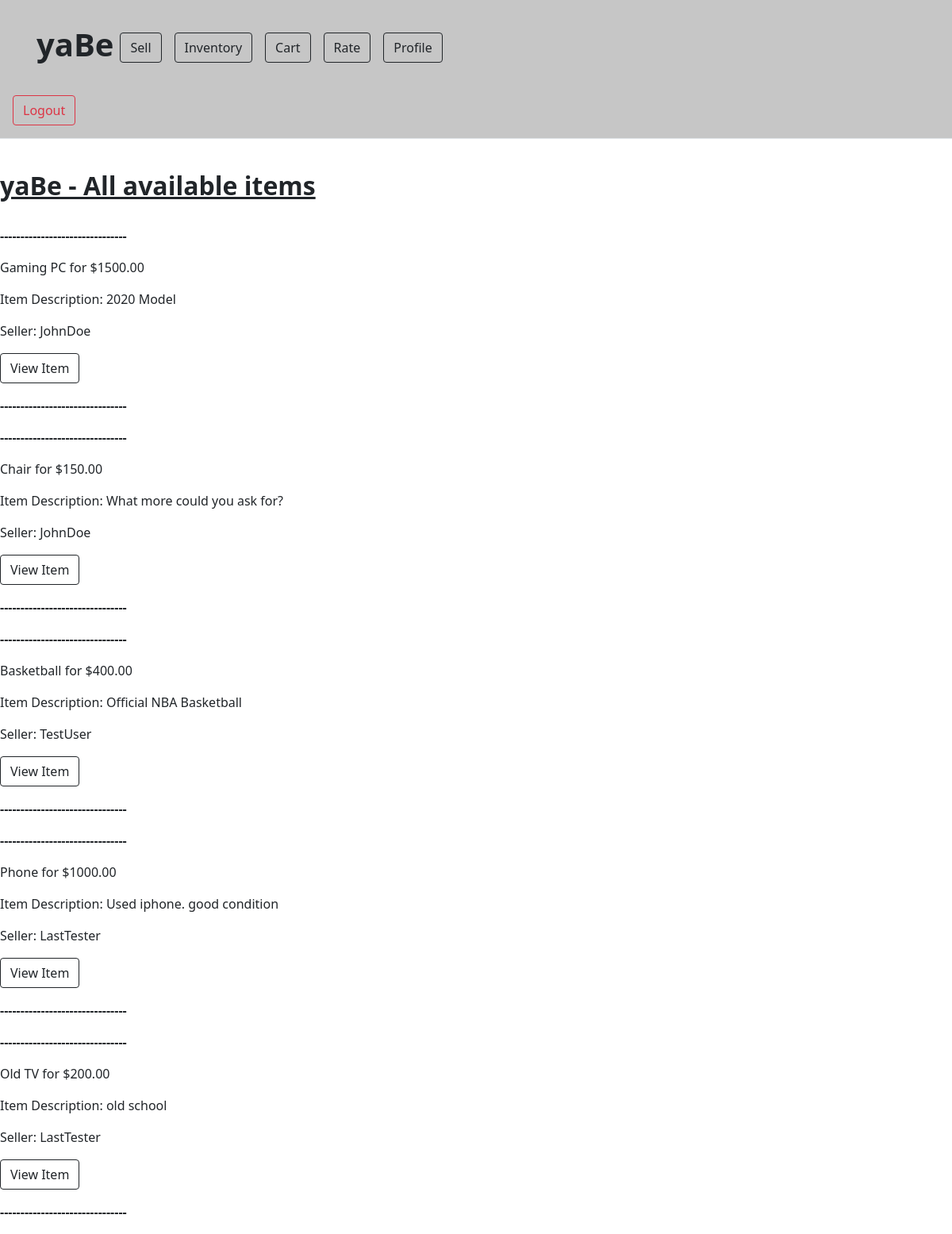
The page /see_all_items (signed in) on the database its author committed.
### app/models.py (models this page shows)
class Item(db.Model):
 id = db.Column(db.Integer, primary_key = True)
 name = db.Column(db.String(128))
 price = db.Column(db.Float)
 image = db.Column(db.String(256)) #changed from LargeBinary to String--this will be the name of the image
 description = db.Column(db.String(256))
 user_seller_name = db.Column(db.String, db.ForeignKey('user.username'))

### app/routes.py (the view)
@appObj.route('/see_all_items', methods =  ['GET', 'POST'])
@login_required
def see_all_items():
 items = Item.query.all()
 return render_template('see_all_items.html', items = items)

### app/models.py (called while the page is built)
@login.user_loader
def load_user(id):
 return User.query.get(int(id))

### app/templates/see_all_items.html (shortened to what this page needs)
<!doctype html>
<html lang="en">
  <head>
     <link href="https://cdn.jsdelivr.net/npm/bootstrap@5.0.2/dist/css/bootstrap.min.css" rel="stylesheet">
    <body>
    <body>
<main>
  <header class="p-3 mb-3 border-bottom" style= "background: #c6c6c6">
    <div class="container p-3 mb-3" style="background: #c6c6c6"">
     <div class="d-flex flex-wrap align-items-center justify-content-center justify-content-lg-start"</div>
        <a href="/home" class="d-flex align-items-center mb-2 mb-lg-0 text-dark text-decoration-none">
         <h1> <b> yaBe </b> </h1>
        </a>
        <ul class="nav col-12 col-lg-auto me-lg-auto mb-2 justify-content-center mb-md-0">
         <li> <a class="btn btn-outline-dark m-2" href="sell_item" role="button">Sell</a> </li>
         <li> <a class="btn btn-outline-dark m-2" href="see_all_items" role="button">Inventory</a> </li>
         <li> <a class="btn btn-outline-dark m-2" href="cart" role="button">Cart</a></li>
         <li> <a class="btn btn-outline-dark m-2" href= "/search_user_rate" role="button"> Rate </a> <li>
         <li> <a class="btn btn-outline-dark m-2" href="view_profile" role="button"> Profile </a></li>
        </ul>
        <br>
       </div>
     </div>
  <div class="d-flex flex-wrap align-items-center justify-content-center justify-content-lg-start" </div>
   <a class="btn btn-outline-danger mr-2" href="{{url_for('logout')}}" role="button"> Logout </a>
  </header>
  <br>
  <h2> <b><u> yaBe - All available items </b></u> </h2>
  <br>
  {% for item in items %}
     <p><b> ------------------------------- </b></p>
     <p> {{item.name}} for {{"$%.2f"|format(item.price)}} </p>
     <p> Item Description: {{item.description}} </p>
     <p> Seller: {{item.user_seller_name}} </p>
     <p> <a class="btn btn-outline-dark" href={{item.id}} role="button">View Item </a></p>
     <p> <b> ------------------------------- </b></p>
    {% endfor %}
</main>
  </body>
</html>

### rows shown on the page
Item: name "Gaming PC", price "$1500.00", description "2020 Model", user_seller_name "JohnDoe"
Item: name "Chair", price "$150.00", description "What more could you ask for?", user_seller_name "JohnDoe"
Item: name "Basketball", price "$400.00", description "Official NBA Basketball", user_seller_name "TestUser"
Item: name "Phone", price "$1000.00", description "Used iphone. good condition", user_seller_name "LastTester"
Item: name "Old TV", price "$200.00", description "old school", user_seller_name "LastTester"
